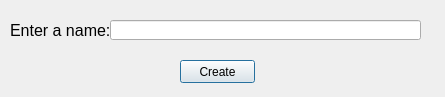
<?xml version="1.0" encoding="UTF-8"?>
<ui version="4.0">
 <class>createDirPopup</class>
 <widget class="QDialog" name="createDirPopup">
  <property name="geometry">
   <rect>
    <x>0</x>
    <y>0</y>
    <width>445</width>
    <height>97</height>
   </rect>
  </property>
  <property name="windowTitle">
   <string>Create Directory</string>
  </property>
  <widget class="QLabel" name="dirNameLabel">
   <property name="geometry">
    <rect>
     <x>10</x>
     <y>20</y>
     <width>101</width>
     <height>20</height>
    </rect>
   </property>
   <property name="font">
    <font>
     <pointsize>12</pointsize>
    </font>
   </property>
   <property name="text">
    <string>Enter a name:</string>
   </property>
  </widget>
  <widget class="QLineEdit" name="dirNameInput">
   <property name="geometry">
    <rect>
     <x>110</x>
     <y>20</y>
     <width>311</width>
     <height>20</height>
    </rect>
   </property>
   <property name="clearButtonEnabled">
    <bool>false</bool>
   </property>
  </widget>
  <widget class="QPushButton" name="confirmCreateDir">
   <property name="geometry">
    <rect>
     <x>180</x>
     <y>60</y>
     <width>75</width>
     <height>23</height>
    </rect>
   </property>
   <property name="text">
    <string>Create</string>
   </property>
  </widget>
 </widget>
 <resources/>
 <connections/>
</ui>
